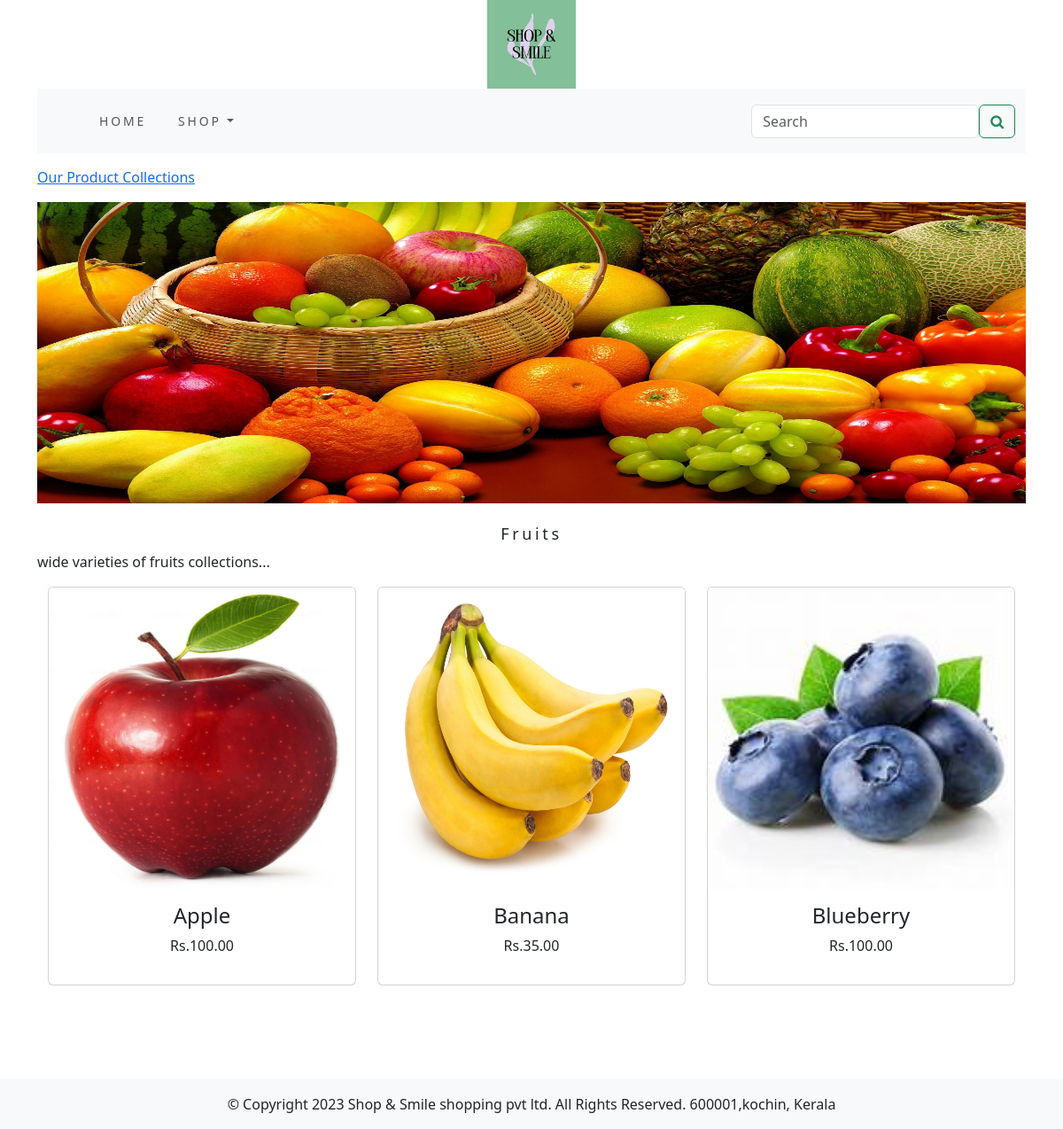
/fruits/, run on the app's committed database.
### shop/models.py (models this page shows, shortened)
class Category(models.Model):
    name = models.CharField(max_length=250, unique=True)
    slug = models.SlugField(max_length=250, unique=True)
    description = models.TextField()
    image = models.ImageField(upload_to='category', blank=True)
    class Meta:
        ordering = ('name',)
        verbose_name = 'category'
        verbose_name_plural = 'categories'
    def get_url(self):
        return reverse('shop:products_by_category', args=[self.slug])

class Product(models.Model):
    name = models.CharField(max_length=250, unique=True)
    slug = models.SlugField(max_length=250, unique=True)
    description = models.TextField(blank=True)
    price = models.DecimalField(max_digits=10, decimal_places=2)
    category = models.ForeignKey(Category, on_delete=models.CASCADE)
    image = models.ImageField(upload_to='product', blank=True)
    stock = models.IntegerField()
    available = models.BooleanField(default=True)
    created = models.DateTimeField(auto_now_add=True)
    updated = models.DateTimeField(auto_now=True)
    def get_url(self):
        return reverse('shop:prodCatdetail', args=[self.category.slug, self.slug])
    class Meta:
        ordering = ('name',)
        verbose_name = 'product'
        verbose_name_plural = 'products'

### shop/views.py (the view)
# urls.py: path('', views.allProdcat, name='allProdcat'),
def allProdcat(request, c_slug=None):
    c_page = None
    products_list = None
    if c_slug != None:
        c_page = get_object_or_404(Category, slug=c_slug)
        products_list = Product.objects.all().filter(category=c_page, available=True)
    else:
        products_list = Product.objects.all().filter(available=True)
    paginator = Paginator(products_list, 6)
    try:
        page = int(request.GET.get('page', '1'))
    except:
        page = 1
    try:
        products = paginator.page(page)
    except(EmptyPage, InvalidPage):
        products = paginator.page(paginator.num_pages)
    return render(request, "category.html", {'category': c_page, 'products': products})

### cart/context_processors.py (called while the page is built)
def counter(request):
    item_count = 0
    if 'admin' in request.path:
        return {}
    else:
        try:
            cart = Cart.objects.filter(cart_id=cart_id(request))
            cart_items = CartItem.objects.all().filter(cart=cart[:1])
            for cart_item in cart_items:
                item_count += cart_item.quantity
        except Cart.DoesNotExist:
            item_count = 0
    return dict(item_count=item_count)

### cart/views.py (called while the page is built)
def cart_id(request):
    cart = request.session.session_key
    if not cart:
        cart = request.session.create()
    return cart

### shop/context_processors.py (called while the page is built)
def menu_links(request):
    links=Category.objects.all()
    return dict(links=links)

### templates/category.html (shortened to what this page needs)
{% extends 'base.html' %}
{% load static %}
{% block content %}
    {% if category %}
       <div>
           <div class="row my_row_class">
               <div class="mx-auto">
               <p><a href="{% url 'shop:allProdcat' %}">Our Product Collections</a></p>
           </div>
               </div>
       </div>
    {% endif %}
       <div class="mx-auto">
    {% if category %}
           <img class="my_image" src="{{category.image.url}}" alt="{{category.name}}" width="250px" height="250px">
       </div>
       <br>
       <div>
           <h1 class="text-center my_title">{{category.name}}</h1>
           <p class="text-justify">{{category.description}}</p>
       </div>
    {% endif %}
    <div class="container">
        <div class="row mx_auto">
            {% for product in products.object_list %}
            <div class="my_bottom_margin col-9 col-sm-12 col-md-4 col-lg-4">
                <div class="card text-center" style="min-width:18rem;">
                    <a href="{{product.get_url}}"><img class="card-img-top my_image" src="{{product.image.url}}" alt="{{product.name}}" width="250px" height="250px"></a>
                    <div class="card-body">
                        <h4>{{product.name}}</h4>
                        <p>Rs.{{product.price}}</p>
                    </div>
                </div>
            </div>
            {% endfor %}
        </div>
        <br>
    </div>
{% endblock %}

### static/css/custom.css (style rules this page uses)
body { font-family: 'Roboto', sans-serif; min-height: 100vh; }
.my_row_class { padding-top: 15px; }
.my_image { width:100%; height:340px; }
.my_title { font-size: 18px; text_transform:uppercase; letter-spacing: .2em; }
.my_bottom_margin { margin-bottom:10px; }

### data on the page
Category: image (picture), name "Fruits", description "wide varieties of fruits collections..."
Product: image (picture), name "Apple", price "100.00"
Product: image (picture), name "Banana", price "35.00"
Product: image (picture), name "Blueberry", price "100.00"
